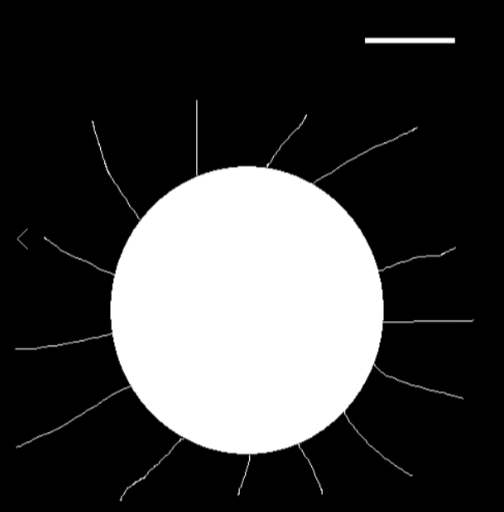
#> input picture opencv/assets/sun.png, 504 x 512 px
$ python 13-contour.py
#> lines starting #> are read from the running program, lines starting #| are printed output that depends on the picture; after the words box and inside, x2 and y2 are one past the last pixel; in counts of white or black regions, pixels touching at a corner belong together
import cv2

img = cv2.imread("assets/sun.png")
#> img is the input picture: shape (512, 504, 3); min 0, max 255, mean 62.6
img_gray = cv2.cvtColor(img, cv2.COLOR_BGR2GRAY)
ret, thresh = cv2.threshold(img_gray, 0, 255, cv2.THRESH_BINARY_INV + cv2.THRESH_OTSU)
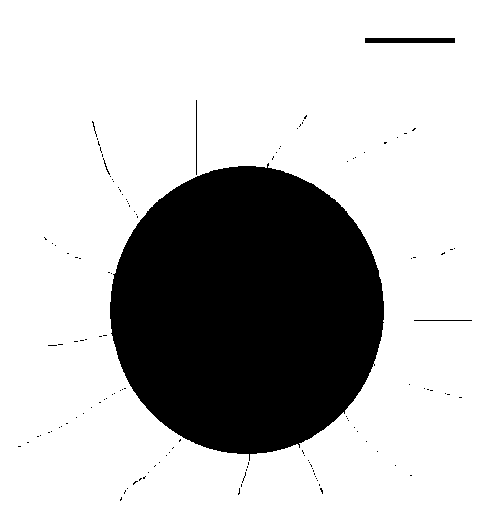
#> thresh: shape (512, 504); 75.7% white; 128 black regions (123 under 20 px)
#> ret = 127

# 寻找二值化图中的轮廓
contours, hierarchy = cv2.findContours(
    thresh,
    cv2.RETR_TREE,
    cv2.CHAIN_APPROX_SIMPLE,
)
#> contours = 147 contours, 140 with area under 20; largest, box (x1, y1, x2, y2) and area: (0, 0, 504, 512) 257033, (109, 162, 385, 462) 62162, (364, 37, 456, 44) 544, (195, 99, 198, 176) 150, (413, 319, 473, 322) 116, (103, 159, 111, 176) 35, (91, 120, 96, 132) 22
print(len(contours))
#| 147

# 绘制找出来的轮廓
cv2.drawContours(img, contours, -1, (0, 0, 255), 2)
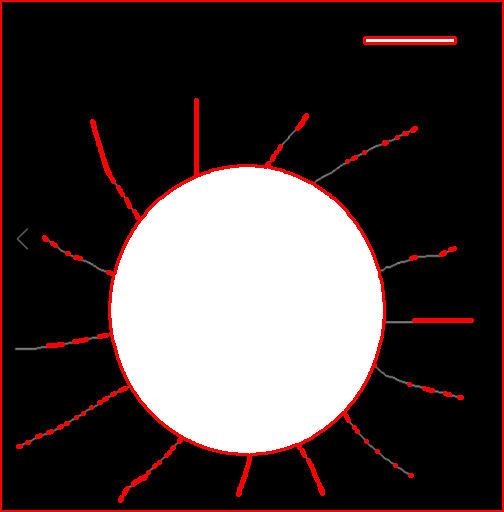
#> img: shape (512, 504, 3); 4.44% of pixels changed, all inside (x1, y1, x2, y2) = (0, 0, 504, 512)
img = cv2.imwrite("assets/sun_contour.png", img)
